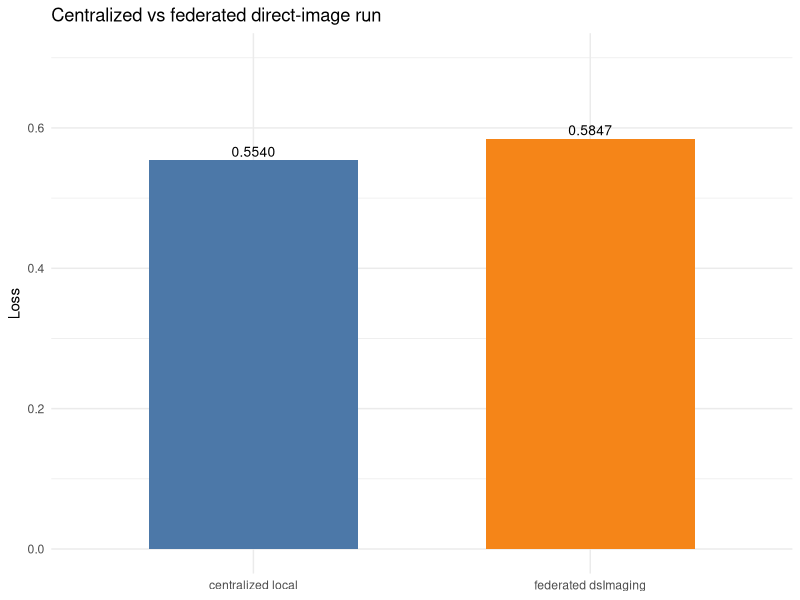

Reproduce this figure in R.
## ---- chunk 1
knitr::opts_chunk$set(collapse = TRUE, comment = "#>")
has_ggplot2 <- requireNamespace("ggplot2", quietly = TRUE)
## ---- chunk 2
validation <- data.frame(
  run = c("centralized local", "federated dsImaging"),
  engine = c("PyTorch ResNet18", "DataSHIELD + Flower ResNet18"),
  samples = c(9L, 9L),
  sites_or_clients = c(1L, 3L),
  rounds_or_epochs = c(1L, 1L),
  loss = c(0.5540125, 0.5847445),
  accuracy = c(0.7777778, NA_real_),
  failures = c(NA_integer_, 0L)
)
knitr::kable(validation, digits = 4)
## ---- chunk 3
plot_data <- data.frame(
  run = factor(c("centralized local", "federated dsImaging"),
               levels = c("centralized local", "federated dsImaging")),
  loss = c(0.5540125, 0.5847445)
)
if (has_ggplot2) {
  ggplot2::ggplot(plot_data, ggplot2::aes(x = run, y = loss, fill = run)) +
    ggplot2::geom_col(width = 0.62, show.legend = FALSE) +
    ggplot2::geom_text(ggplot2::aes(label = sprintf("%.4f", loss)),
                       vjust = -0.35, size = 3.5) +
    ggplot2::scale_fill_manual(values = c("#4C78A8", "#F58518")) +
    ggplot2::coord_cartesian(ylim = c(0, 0.7)) +
    ggplot2::labs(x = NULL, y = "Loss",
                  title = "Centralized vs federated direct-image run") +
    ggplot2::theme_minimal(base_size = 11)
} else {
  barplot(plot_data$loss, names.arg = as.character(plot_data$run),
          ylim = c(0, 0.7), ylab = "Loss",
          main = "Centralized vs federated direct-image run",
          col = c("#4C78A8", "#F58518"))
}
